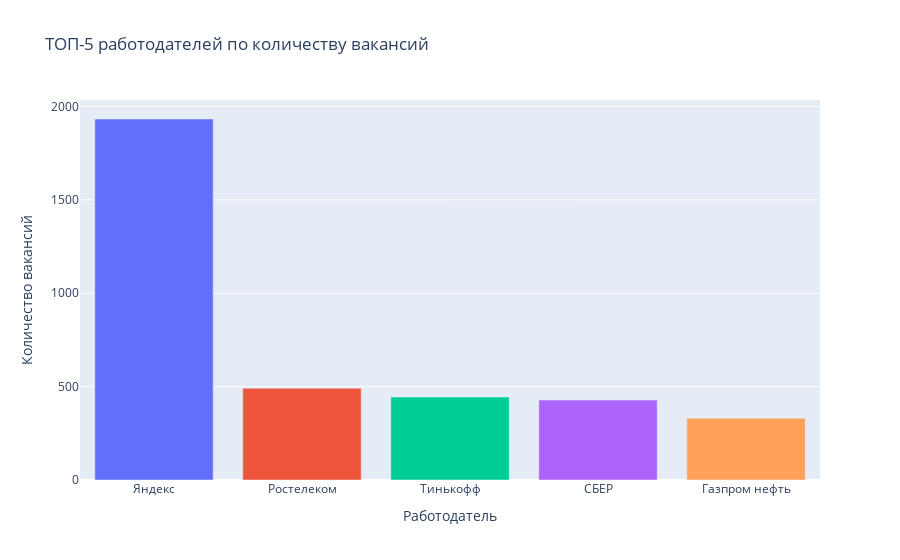

Write notebook code for a chart like this one.
### Code cell
# модифицированный запрос
query_5_1_2 = '''
select
	e.name employer,
	count(*) vac_cnt
from employers e
	join vacancies v on e.id = v.employer_id
group by e.id
order by 2 desc
limit 5
'''

# Результат выполнения запроса
empls = pd.read_sql_query(query_5_1_2, connection)

# визуализация ТОП-5 работодателей по количеству вакансий
# визуализация распределения количества вакансий по требуемому опыту
fig = px.bar(
    empls,
    x='employer', y='vac_cnt', color='employer',
    title='ТОП-5 работодателей по количеству вакансий',
    labels={
		'employer': 'Работодатель',
		'vac_cnt': 'Количество вакансий'	
	})
fig.update_layout(showlegend=False)
fig.update_traces(marker_coloraxis=None)
fig.write_image('./img/5_1.png', scale=1, width=1200, height=400)
fig.show()

yandex_vac_cnt = empls.loc[0, 'vac_cnt']
rostelecom_vac_cnt = empls.loc[1, 'vac_cnt']
ratio = yandex_vac_cnt / rostelecom_vac_cnt
reports['report_5_1'] = f'''
<img src='./img/5_1.png'>

Яндекс уверенно лидирует 👍🏻 с количестом вакансий {yandex_vac_cnt}.
На втором месте идёт Ростелеком с количеством вакансий {rostelecom_vac_cnt}, что в {ratio: .2f} раз меньше,
чем у Яндекса. Далее следуют два работодателя из банковской сферы: Тинькофф и Сбер. Причём количество вакансий у Сбера меньше.
Пятерку лидеров замыкает Газпром нефть. Можно сделать 3 вывода:
<ol>
<li>На первом месте по количеству вакансиий идут ИТ-компании 💻;</li>
<li>В середине компании банковского сектора 🏦;</li>
<li>Последнее место в ТОП-5 у компании из нефтегазового сектора 🛢.</li>
</ol>
'''

### Figure 1 — Plotly figure (JSON) as saved in the notebook; plotly's stock layout.template omitted (floating-point values rounded to 4 significant figures)
{"data": [{"alignmentgroup": "True", "hovertemplate": "Работодатель=%{x}<br>Количество вакансий=%{y}<extra></extra>", "legendgroup": "Яндекс", "marker": {"color": "#636efa", "pattern": {"shape": ""}}, "name": "Яндекс", "offsetgroup": "Яндекс", "orientation": "v", "showlegend": true, "textposition": "auto", "type": "bar", "x": ["Яндекс"], "xaxis": "x", "y": [1933], "yaxis": "y"}, {"alignmentgroup": "True", "hovertemplate": "Работодатель=%{x}<br>Количество вакансий=%{y}<extra></extra>", "legendgroup": "Ростелеком", "marker": {"color": "#EF553B", "pattern": {"shape": ""}}, "name": "Ростелеком", "offsetgroup": "Ростелеком", "orientation": "v", "showlegend": true, "textposition": "auto", "type": "bar", "x": ["Ростелеком"], "xaxis": "x", "y": [491], "yaxis": "y"}, {"alignmentgroup": "True", "hovertemplate": "Работодатель=%{x}<br>Количество вакансий=%{y}<extra></extra>", "legendgroup": "Тинькофф", "marker": {"color": "#00cc96", "pattern": {"shape": ""}}, "name": "Тинькофф", "offsetgroup": "Тинькофф", "orientation": "v", "showlegend": true, "textposition": "auto", "type": "bar", "x": ["Тинькофф"], "xaxis": "x", "y": [444], "yaxis": "y"}, {"alignmentgroup": "True", "hovertemplate": "Работодатель=%{x}<br>Количество вакансий=%{y}<extra></extra>", "legendgroup": "СБЕР", "marker": {"color": "#ab63fa", "pattern": {"shape": ""}}, "name": "СБЕР", "offsetgroup": "СБЕР", "orientation": "v", "showlegend": true, "textposition": "auto", "type": "bar", "x": ["СБЕР"], "xaxis": "x", "y": [428], "yaxis": "y"}, {"alignmentgroup": "True", "hovertemplate": "Работодатель=%{x}<br>Количество вакансий=%{y}<extra></extra>", "legendgroup": "Газпром нефть", "marker": {"color": "#FFA15A", "pattern": {"shape": ""}}, "name": "Газпром нефть", "offsetgroup": "Газпром нефть", "orientation": "v", "showlegend": true, "textposition": "auto", "type": "bar", "x": ["Газпром нефть"], "xaxis": "x", "y": [331], "yaxis": "y"}], "layout": {"barmode": "relative", "legend": {"title": {"text": "Работодатель"}, "tracegroupgap": 0}, "showlegend": false, "title": {"text": "ТОП-5 работодателей по количеству вакансий"}, "xaxis": {"anchor": "y", "categoryarray": ["Яндекс", "Ростелеком", "Тинькофф", "СБЕР", "Газпром нефть"], "categoryorder": "array", "domain": [0, 1], "title": {"text": "Работодатель"}}, "yaxis": {"anchor": "x", "domain": [0, 1], "title": {"text": "Количество вакансий"}}}}
